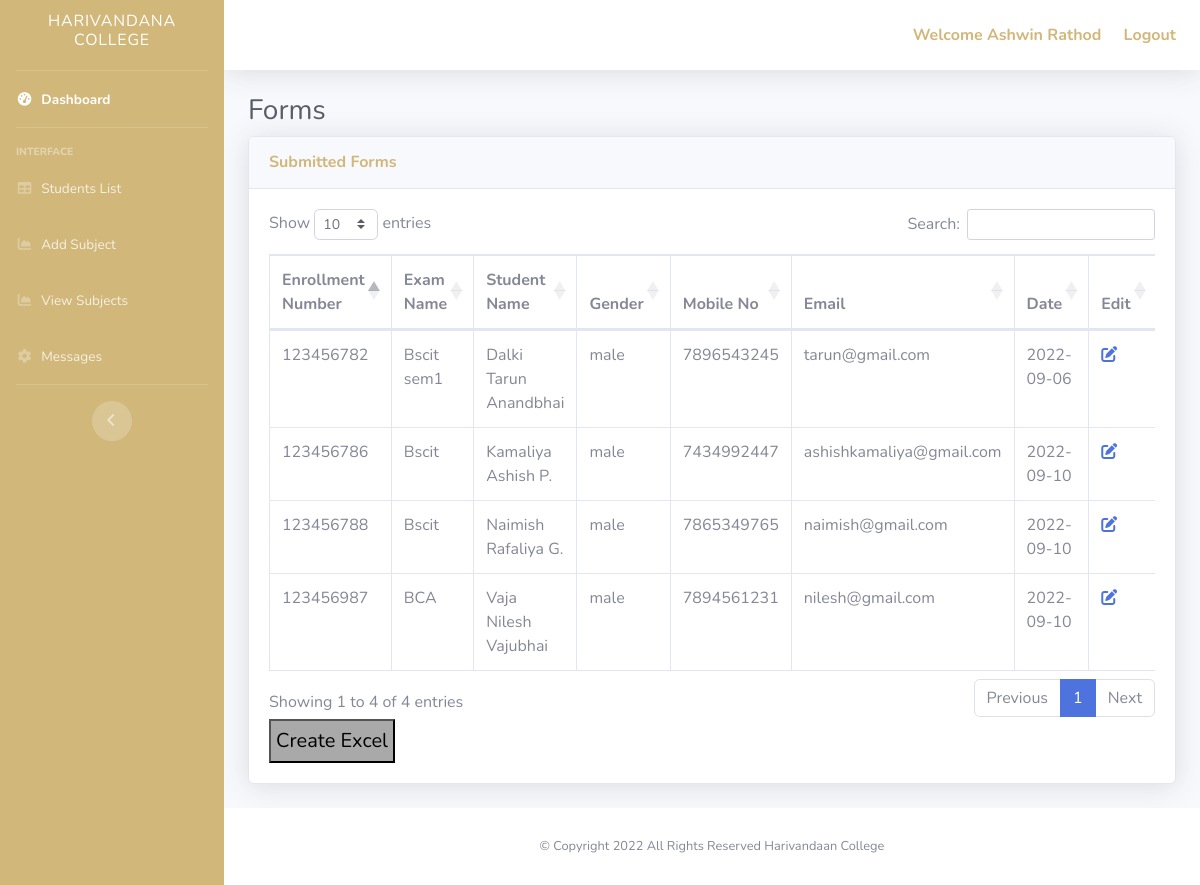
Screenshot of /Admin/astud_data.php (signed in) with the database file from the repository.
### tables this page shows
CREATE TABLE `exam_form` (
  `Enroll_no` int(20) NOT NULL,
  `exam_nm` varchar(30) NOT NULL,
  `clg_nm` varchar(30) NOT NULL,
  `stud_name` varchar(50) NOT NULL,
  `gen` varchar(10) NOT NULL,
  `cast` varchar(30) NOT NULL,
  `address` varchar(255) NOT NULL,
  `ans_lang` varchar(30) NOT NULL,
  `mob_no` varchar(20) NOT NULL,
  `usr_mail` varchar(30) NOT NULL,
  `subject` varchar(255) NOT NULL,
  `date` date NOT NULL,
  `Uimage` varchar(255) NOT NULL
);

### Admin/astud_data.php (the view, shortened to what this page needs)
<?php
if(isset($_SESSION['admin']))
{
  include "aheader.php";
?>
<!DOCTYPE html>
<html lang="en">
<head>
  <link href="vendor/fontawesome-free/css/all.min.css" rel="stylesheet" type="text/css">
  <link href="css/sb-admin-2.min.css" rel="stylesheet">
</head>
<body id="page-top">
     <div id="wrapper">
<div id="content-wrapper" class="d-flex flex-column">
  <div id="content">
    <div class="container-fluid">
    <h1 class="h3 mb-2 text-gray-800">Forms</h1>
    <div class="card shadow mb-4">
      <div class="card-header py-3">
        <h6 class="m-0 font-weight-bold text-primary">Submitted Forms</h6>
      </div>
      <div class="card-body">
        <div class="table-responsive">
          <table class="table table-bordered" id="dataTable" width="100%" cellspacing="0">
            <thead>
              <tr>
                <th>Enrollment Number</th>
                <th>Exam Name</th>
                <th>Student Name</th>
                <th>Gender</th>
                <th>Mobile No</th>
                <th>Email</th>
                <th>Date</th>
                <th>Edit</th>
              </tr>
            </thead>
            <tbody>
            <?php
                include("../connect.php");
                $selectquery = "select * from exam_form";
                $query = mysqli_query($con,$selectquery);
                $count = mysqli_num_rows($query);
                while( $res = mysqli_fetch_array($query))
                {
                  if($count>0){
                  ?>
                    <tr>
                        <td> <?php echo $res ['Enroll_no'];?></td>
                        <td> <?php echo $res ['exam_nm']; ?> </td>
                        <td> <?php echo $res ['stud_name']; ?> </td>
                        <td> <?php echo $res ['gen'];  ?>  </td>
                        <td> <?php echo $res ['mob_no']; ?> </td>
                        <td> <?php echo $res ['usr_mail']; ?> </td>
                        <td> <?php echo $res ['date']; ?> </td>
                        <td> <a href="update.php?Enroll_no=<?php echo $res ['Enroll_no']; ?>"<i class="fas fa-edit"></i></a>
                        </td>
                    </tr>
              <?php
                  }
                  else{
                  ?>
                    <tr>
                        <td colspan="7"><h2>No Record Found </h2></td>
                    </tr>
                  <?php
                  }
                }
              ?>
            </tbody>
          </table>
        <button id = "mbtn-a" class = "mybtn" style = "padding:5px;font-size:20px; background-color: darkgrey;">Create Excel</button>
        </div>
      </div>
    </div>
  </div>
</div>
</div>
</div>
</body>
</html>
<?php
  include "afooter.php";
}
else
{
  header('location:../login.php');
}
?>

### Admin/aheader.php (shortened to what this page needs)
<!DOCTYPE html>
<html lang="en">
<head>
  <link href="https://cdnjs.cloudflare.com/ajax/libs/font-awesome/6.2.0/css/all.min.css" rel="stylesheet">
  <link href="vendor/fontawesome-free/css/all.min.css" rel="stylesheet" type="text/css">
  <link href="css/sb-admin-2.min.css" rel="stylesheet">
  <link href="vendor/datatables/dataTables.bootstrap4.min.css" rel="stylesheet">
</head>
    <div id="wrapper">
        <ul class="navbar-nav bg-gradient-primary sidebar sidebar-dark accordion" id="accordionSidebar">
            <a class="sidebar-brand d-flex align-items-center justify-content-center" href="dashboard.php">
                <div class="sidebar-brand-text mx-3"><h6>Harivandana College</h6></div>
            </a>
            <hr class="sidebar-divider my-0">
            <li class="nav-item active">
                <a class="nav-link" href="dashboard.php">
                <i class="fas fa-fw fa-tachometer-alt"></i>
                <span>Dashboard</span></a>
            </li>
            <hr class="sidebar-divider">
            <div class="sidebar-heading">
                Interface
            </div>
            <li class="nav-item">
                <a class="nav-link" href="astud_data.php" >
                <i class="fas fa-fw fa-table"></i>
                <span>Students List</span>
                </a>
            </li>
            <li class="nav-item">
                <a class="nav-link" href="add_sub.php">
                 <i class="fas fa-fw fa-chart-area"></i>
                    <span>Add Subject</span></a>
            </li>
            <li class="nav-item">
            <li class="nav-item">
                <a class="nav-link" href="view_sub.php">
                 <i class="fas fa-fw fa-chart-area"></i>
                    <span>View Subjects</span></a>
            </li>
            <li class="nav-item">
                <a class="nav-link" href="acontact_data.php">
                 <i class="fas fa-fw fa-cog"></i>
                <span>Messages</span></a>
            </li>
            <hr class="sidebar-divider d-none d-md-block">
            <div class="text-center d-none d-md-inline">
                <button class="rounded-circle border-0" id="sidebarToggle"></button>
            </div>
        </ul>
        <div id="content-wrapper" class="d-flex flex-column">
            <div id="content">
        <nav class="navbar navbar-expand navbar-light bg-white topbar mb-4 static-top shadow">
            <ul class="navbar-nav ml-auto">
                <li class="nav-item dropdown no-arrow">
                            <span class="mr-2 d-lg-inline text-primary">
                                <?php
                                    include("../connect.php");
                                    $selectquery = "select * from admin";
                                    $query = mysqli_query($con,$selectquery);
                                    $res = mysqli_fetch_row($query);
                                    echo "<b>Welcome ".$res [1]."</b>";
                                  ?>
                            </span>
                            <a href="alogout.php" >
                            <span class="mr-2 font-weight-bold text-primary" style="margin-left: 10px;">Logout</span>
                        </a>
                </li>
            </ul>
        </nav>
    </div>
</body>
</html>

### Admin/afooter.php (shortened to what this page needs)
<!DOCTYPE html>
<html lang="en">
<head>
  <link href="vendor/fontawesome-free/css/all.min.css" rel="stylesheet" type="text/css">
  <link href="css/sb-admin-2.min.css" rel="stylesheet">
  <link href="vendor/datatables/dataTables.bootstrap4.min.css" rel="stylesheet">
</head>
    <footer class="sticky-footer bg-white">
        <div class="container my-auto">
          <div class="copyright text-center my-auto">
            <span>&copy; Copyright 2022 All Rights Reserved Harivandaan College</span>
          </div>
        </div>
    </footer>
</body>
</html>

### rows the page displays
exam_form: Enroll_no "123456782", exam_nm "Bscit sem1", stud_name "Dalki Tarun Anandbhai", gen "male", mob_no "7896543245", usr_mail "tarun@gmail.com", date "2022-09-06"
exam_form: Enroll_no "123456786", exam_nm "Bscit", stud_name "Kamaliya Ashish P.", gen "male", mob_no "7434992447", usr_mail "ashishkamaliya@gmail.com", date "2022-09-10"
exam_form: Enroll_no "123456788", exam_nm "Bscit", stud_name "Naimish Rafaliya G.", gen "male", mob_no "7865349765", usr_mail "naimish@gmail.com", date "2022-09-10"
exam_form: Enroll_no "123456987", exam_nm "BCA", stud_name "Vaja Nilesh Vajubhai", gen "male", mob_no "7894561231", usr_mail "nilesh@gmail.com", date "2022-09-10"

### other values shown
$res [1] "Ashwin Rathod"
